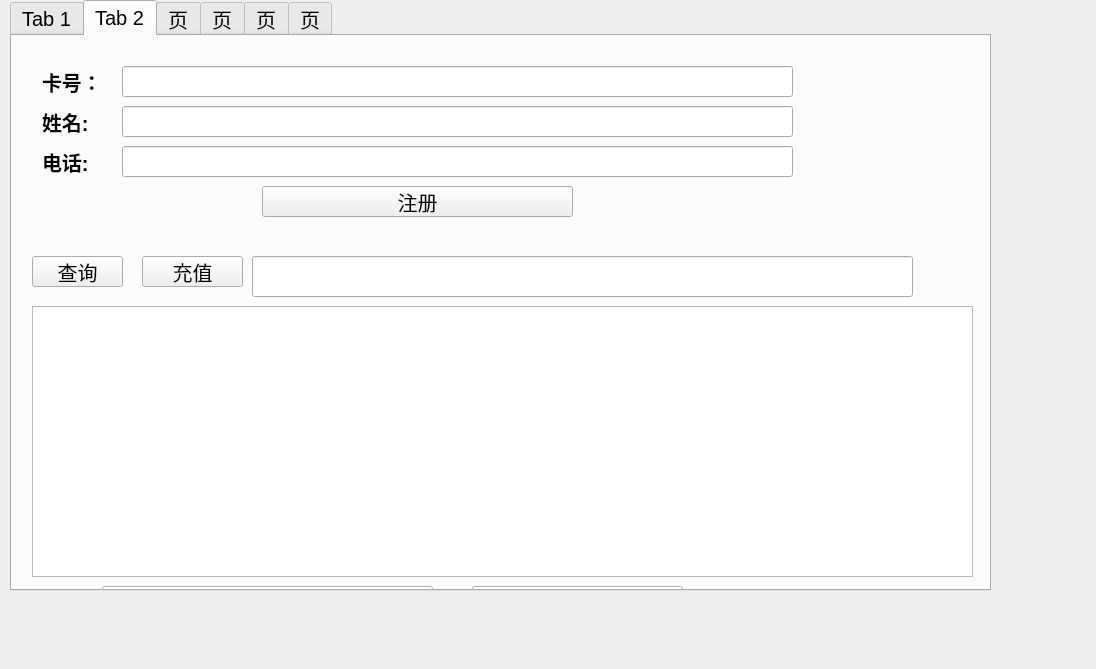
<?xml version="1.0" encoding="UTF-8"?>
<ui version="4.0">
 <class>Form</class>
 <widget class="QWidget" name="Form">
  <property name="geometry">
   <rect>
    <x>0</x>
    <y>0</y>
    <width>1096</width>
    <height>669</height>
   </rect>
  </property>
  <property name="windowTitle">
   <string>Form</string>
  </property>
  <widget class="QTabWidget" name="tabWidget3">
   <property name="geometry">
    <rect>
     <x>10</x>
     <y>0</y>
     <width>981</width>
     <height>591</height>
    </rect>
   </property>
   <property name="font">
    <font>
     <pointsize>15</pointsize>
    </font>
   </property>
   <property name="currentIndex">
    <number>1</number>
   </property>
   <widget class="QWidget" name="tab">
    <attribute name="title">
     <string>Tab 1</string>
    </attribute>
    <widget class="QPushButton" name="Btn_Scan">
     <property name="geometry">
      <rect>
       <x>20</x>
       <y>220</y>
       <width>431</width>
       <height>41</height>
      </rect>
     </property>
     <property name="text">
      <string>扫描读卡器</string>
     </property>
    </widget>
    <widget class="QComboBox" name="comboBox">
     <property name="geometry">
      <rect>
       <x>470</x>
       <y>220</y>
       <width>441</width>
       <height>41</height>
      </rect>
     </property>
    </widget>
    <widget class="QPushButton" name="Btn_Open_card">
     <property name="geometry">
      <rect>
       <x>20</x>
       <y>280</y>
       <width>891</width>
       <height>51</height>
      </rect>
     </property>
     <property name="text">
      <string>打开读卡器</string>
     </property>
    </widget>
    <widget class="QLabel" name="label_Rd_card">
     <property name="geometry">
      <rect>
       <x>30</x>
       <y>360</y>
       <width>131</width>
       <height>41</height>
      </rect>
     </property>
     <property name="text">
      <string>读取的卡号：</string>
     </property>
    </widget>
    <widget class="QLineEdit" name="lineEdit_read_card">
     <property name="geometry">
      <rect>
       <x>160</x>
       <y>360</y>
       <width>751</width>
       <height>41</height>
      </rect>
     </property>
    </widget>
   </widget>
   <widget class="QWidget" name="tab_2">
    <attribute name="title">
     <string>Tab 2</string>
    </attribute>
    <widget class="QLabel" name="label_card">
     <property name="geometry">
      <rect>
       <x>30</x>
       <y>30</y>
       <width>81</width>
       <height>31</height>
      </rect>
     </property>
     <property name="font">
      <font>
       <pointsize>15</pointsize>
       <bold>true</bold>
      </font>
     </property>
     <property name="text">
      <string>卡号：</string>
     </property>
    </widget>
    <widget class="QLabel" name="label_name">
     <property name="geometry">
      <rect>
       <x>30</x>
       <y>70</y>
       <width>71</width>
       <height>31</height>
      </rect>
     </property>
     <property name="font">
      <font>
       <pointsize>15</pointsize>
       <bold>true</bold>
      </font>
     </property>
     <property name="text">
      <string>姓名:</string>
     </property>
    </widget>
    <widget class="QLabel" name="label_phone">
     <property name="geometry">
      <rect>
       <x>30</x>
       <y>110</y>
       <width>71</width>
       <height>31</height>
      </rect>
     </property>
     <property name="font">
      <font>
       <pointsize>15</pointsize>
       <bold>true</bold>
      </font>
     </property>
     <property name="text">
      <string>电话:</string>
     </property>
    </widget>
    <widget class="QPushButton" name="Btn_reg">
     <property name="geometry">
      <rect>
       <x>250</x>
       <y>150</y>
       <width>311</width>
       <height>31</height>
      </rect>
     </property>
     <property name="text">
      <string>注册</string>
     </property>
    </widget>
    <widget class="QLineEdit" name="lineEdit_Card">
     <property name="geometry">
      <rect>
       <x>110</x>
       <y>30</y>
       <width>671</width>
       <height>31</height>
      </rect>
     </property>
    </widget>
    <widget class="QLineEdit" name="lineEdit_name">
     <property name="geometry">
      <rect>
       <x>110</x>
       <y>70</y>
       <width>671</width>
       <height>31</height>
      </rect>
     </property>
    </widget>
    <widget class="QLineEdit" name="lineEdit_phone">
     <property name="geometry">
      <rect>
       <x>110</x>
       <y>110</y>
       <width>671</width>
       <height>31</height>
      </rect>
     </property>
    </widget>
    <widget class="QPushButton" name="Btn_find">
     <property name="geometry">
      <rect>
       <x>20</x>
       <y>220</y>
       <width>91</width>
       <height>31</height>
      </rect>
     </property>
     <property name="text">
      <string>查询</string>
     </property>
    </widget>
    <widget class="QPushButton" name="Btn_recharge">
     <property name="geometry">
      <rect>
       <x>130</x>
       <y>220</y>
       <width>101</width>
       <height>31</height>
      </rect>
     </property>
     <property name="text">
      <string>充值</string>
     </property>
    </widget>
    <widget class="QLineEdit" name="lineEdit_scan_money">
     <property name="geometry">
      <rect>
       <x>240</x>
       <y>220</y>
       <width>661</width>
       <height>41</height>
      </rect>
     </property>
    </widget>
    <widget class="QTableWidget" name="tableWidget2">
     <property name="geometry">
      <rect>
       <x>20</x>
       <y>270</y>
       <width>941</width>
       <height>271</height>
      </rect>
     </property>
    </widget>
    <widget class="QPushButton" name="Btn_refresh">
     <property name="geometry">
      <rect>
       <x>90</x>
       <y>550</y>
       <width>331</width>
       <height>41</height>
      </rect>
     </property>
     <property name="text">
      <string>刷新全部顾客会员卡信息</string>
     </property>
    </widget>
    <widget class="QPushButton" name="Btn_destroy">
     <property name="geometry">
      <rect>
       <x>460</x>
       <y>550</y>
       <width>211</width>
       <height>41</height>
      </rect>
     </property>
     <property name="text">
      <string>注销卡</string>
     </property>
    </widget>
   </widget>
   <widget class="QWidget" name="tab_3">
    <attribute name="title">
     <string>页</string>
    </attribute>
    <widget class="QTableWidget" name="tableWidget">
     <property name="geometry">
      <rect>
       <x>10</x>
       <y>20</y>
       <width>951</width>
       <height>561</height>
      </rect>
     </property>
    </widget>
    <widget class="QPushButton" name="Btn_Tab3_refrash">
     <property name="geometry">
      <rect>
       <x>210</x>
       <y>480</y>
       <width>211</width>
       <height>41</height>
      </rect>
     </property>
     <property name="font">
      <font>
       <pointsize>20</pointsize>
      </font>
     </property>
     <property name="text">
      <string>更新信息</string>
     </property>
    </widget>
    <widget class="QPushButton" name="Btn_tab_delete_item">
     <property name="geometry">
      <rect>
       <x>450</x>
       <y>480</y>
       <width>241</width>
       <height>41</height>
      </rect>
     </property>
     <property name="font">
      <font>
       <pointsize>20</pointsize>
      </font>
     </property>
     <property name="text">
      <string>删除选中商品</string>
     </property>
    </widget>
   </widget>
   <widget class="QWidget" name="tab_4">
    <attribute name="title">
     <string>页</string>
    </attribute>
    <widget class="QWidget" name="layoutWidget">
     <property name="geometry">
      <rect>
       <x>300</x>
       <y>190</y>
       <width>127</width>
       <height>151</height>
      </rect>
     </property>
     <layout class="QVBoxLayout" name="verticalLayout_2">
      <item>
       <widget class="QLabel" name="label_shopid">
        <property name="text">
         <string>商品编号:</string>
        </property>
       </widget>
      </item>
      <item>
       <widget class="QLabel" name="label_shopname">
        <property name="text">
         <string>商品名称：</string>
        </property>
       </widget>
      </item>
      <item>
       <widget class="QLabel" name="label_sellprice">
        <property name="text">
         <string>售卖价格:</string>
        </property>
       </widget>
      </item>
      <item>
       <widget class="QLabel" name="label_shopbrand">
        <property name="text">
         <string>商品品牌：</string>
        </property>
       </widget>
      </item>
     </layout>
    </widget>
    <widget class="QPushButton" name="Btn_tab4_addshop">
     <property name="geometry">
      <rect>
       <x>360</x>
       <y>360</y>
       <width>231</width>
       <height>41</height>
      </rect>
     </property>
     <property name="text">
      <string>添加商品</string>
     </property>
    </widget>
    <widget class="QWidget" name="layoutWidget">
     <property name="geometry">
      <rect>
       <x>410</x>
       <y>190</y>
       <width>391</width>
       <height>179</height>
      </rect>
     </property>
     <layout class="QVBoxLayout" name="verticalLayout">
      <item>
       <widget class="QLineEdit" name="lineEdit_shopid"/>
      </item>
      <item>
       <widget class="QLineEdit" name="lineEdit_shopname"/>
      </item>
      <item>
       <widget class="QLineEdit" name="lineEdit_sellprice"/>
      </item>
      <item>
       <widget class="QLineEdit" name="lineEdit_shopbrand"/>
      </item>
     </layout>
    </widget>
   </widget>
   <widget class="QWidget" name="tab_5">
    <attribute name="title">
     <string>页</string>
    </attribute>
   </widget>
   <widget class="QWidget" name="tab_6">
    <attribute name="title">
     <string>页</string>
    </attribute>
   </widget>
  </widget>
 </widget>
 <resources/>
 <connections/>
</ui>
